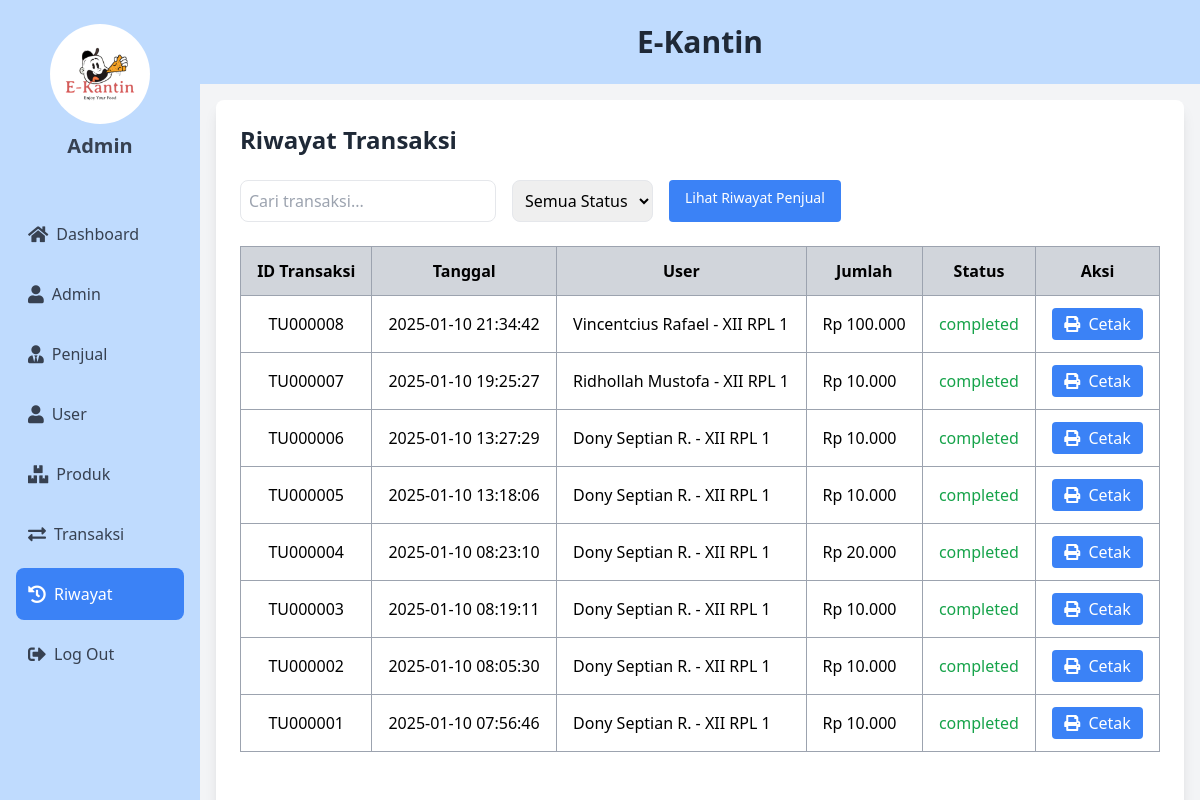
Before: /riwayat/riwayat.php (signed in) with the older database file.
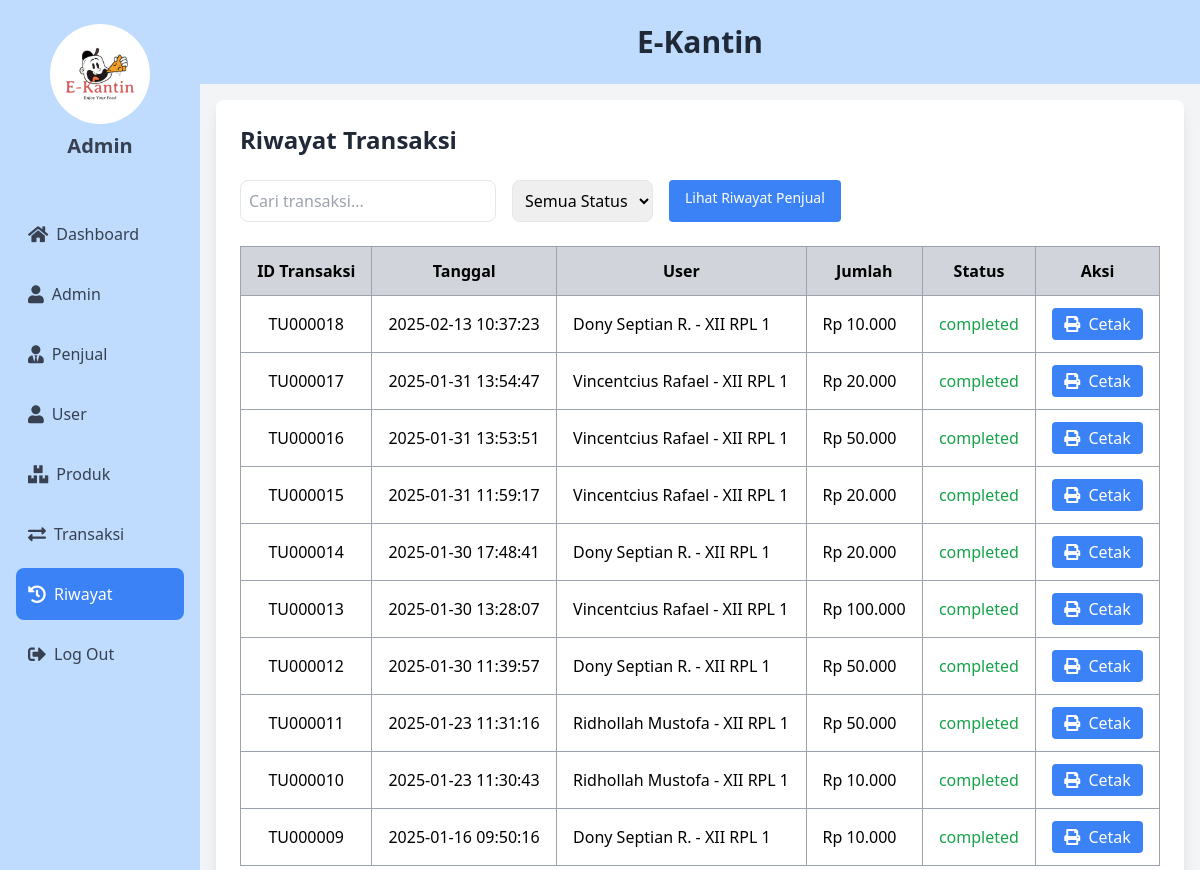
After: the same page with the newer database file.
### tables this page shows
CREATE TABLE `top_up` (
  `id_topup` int NOT NULL AUTO_INCREMENT,
  `id_user` int NOT NULL,
  `saldo` decimal(10,2) NOT NULL,
  `status` enum('pending','completed','failed') NOT NULL DEFAULT 'pending',
  `tanggal_transaksi` datetime NOT NULL DEFAULT CURRENT_TIMESTAMP,
  `total_harga` int NOT NULL,
  PRIMARY KEY (`id_topup`),
  KEY `transaksi_user_FK` (`id_user`),
  CONSTRAINT `transaksi_user_FK` FOREIGN KEY (`id_user`) REFERENCES `user` (`id_user`) ON DELETE CASCADE ON UPDATE CASCADE
);

CREATE TABLE `user` (
  `id_user` int NOT NULL AUTO_INCREMENT,
  `nama_user` varchar(100) NOT NULL,
  `username` varchar(100) NOT NULL,
  `email` varchar(100) NOT NULL,
  `role` varchar(100) NOT NULL,
  `saldo` decimal(10,2) NOT NULL DEFAULT '0.00',
  `password` varchar(100) NOT NULL,
  `tanggal_bergabung` timestamp NOT NULL DEFAULT CURRENT_TIMESTAMP,
  PRIMARY KEY (`id_user`)
);

### riwayat/riwayat.php (the view, shortened to what the changed rows need)
<?php
include '../config.php';
$hal = isset($_GET['hal']) ? (int)$_GET['hal'] : 1;
$batas = 10;
$mulai = ($hal - 1) * $batas;
$query = "SELECT t.*, u.nama_user
          FROM top_up t
          JOIN user u ON t.id_user = u.id_user
          ORDER BY t.tanggal_transaksi DESC
          LIMIT $mulai, $batas";
$result = mysqli_query($conn, $query);
?>
<!DOCTYPE html>
<html lang="en">
<head>
    <script src="https://cdn.tailwindcss.com"></script>
    <link href="https://cdnjs.cloudflare.com/ajax/libs/font-awesome/5.15.4/css/all.min.css" rel="stylesheet">
</head>
<body class="bg-gray-100">
    <div class="flex h-screen overflow-hidden">
        <div class="w-1/6 bg-blue-200">
            <div class="flex flex-col items-center py-6 px-4">
                <div class="flex flex-col items-center mb-6">
                    <h1 class="text-xl font-semibold text-gray-700">Admin</h1>
                </div><br>
            </div>
        </div>
        <div class="flex-1 flex flex-col overflow-hidden">
            <div class="bg-blue-200 text-center py-6 border-b-3 border-blue-400">
                <h1 class="text-3xl font-bold text-gray-800">E-Kantin</h1>
            </div>
            <div class="flex-1 p-4">
                <div class="bg-white rounded-lg shadow-lg p-6">
                    <h2 class="text-2xl font-bold mb-6 text-gray-800">Riwayat Transaksi</h2>
                    <div class="overflow-x-auto  h-[calc(100vh-250px)] overflow-y-auto custom-scrollbar">
                        <table class="min-w-full bg-white table-auto border-collapse">
                            <thead class="sticky-header">
                                <tr class="bg-gray-300 text-center">
                                    <th class="py-3 px-4 border border-gray-400">ID Transaksi</th>
                                    <th class="py-3 px-4 border border-gray-400">Tanggal</th>
                                    <th class="py-3 px-4 border border-gray-400">User</th>
                                    <th class="py-3 px-4 border border-gray-400">Jumlah</th>
                                    <th class="py-3 px-4 border border-gray-400">Status</th>
                                    <th class="py-3 px-4 border border-gray-400">Aksi</th>
                                </tr>
                            </thead>
                            <tbody>
                            <?php
                            while($row = mysqli_fetch_array($result)) {
                                $statusClass = $row['status'] == 'completed' ? 'text-green-600' :
                                             ($row['status'] == 'failed' ? 'text-red-600' : 'text-yellow-600');
                                echo "<tr class='border-b hover:bg-gray-50'>
                                        <td class='py-3 px-4 text-center border border-gray-400'>TU" . str_pad($row['id_topup'], 6, '0', STR_PAD_LEFT) . "</td>
                                        <td class='py-3 px-4 border border-gray-400'>{$row['tanggal_transaksi']}</td>
                                        <td class='py-3 px-4 border border-gray-400'>{$row['nama_user']}</td>
                                        <td class='py-3 px-4 border border-gray-400'>Rp " . number_format($row['saldo'],0,',','.') . "</td>
                                        <td class='py-3 px-4 border border-gray-400 {$statusClass}'>{$row['status']}</td>
                                        <td class='py-3 px-4 text-center border border-gray-400'>
                                            <button onclick='printReceipt(\"TU{$row['id_topup']}\", \"{$row['nama_user']}\", {$row['saldo']}, \"{$row['tanggal_transaksi']}\")'
                                                    class='bg-blue-500 text-white px-3 py-1 rounded hover:bg-blue-600 transition-colors'>
                                                <i class='fas fa-print mr-1'></i> Cetak
                                            </button>
                                        </td>
                                    </tr>";
                            }
                            ?>
                            </tbody>
                        </table>
                    </div>
                </div>
            </div>
        </div>
    </div>
</body>
</html>

Changed rows visible on the page:
no longer on this page (row unchanged): top_up: id_topup "000008", tanggal_transaksi "2025-01-10 21:34:42", id_user.nama_user "Vincentcius Rafael - XII RPL 1", saldo "100.000", status "completed"
no longer on this page (row unchanged): top_up: id_topup "000007", tanggal_transaksi "2025-01-10 19:25:27", id_user.nama_user "Ridhollah Mustofa - XII RPL 1", saldo "10.000", status "completed"
no longer on this page (row unchanged): top_up: id_topup "000006", tanggal_transaksi "2025-01-10 13:27:29", id_user.nama_user "Dony Septian R. - XII RPL 1", saldo "10.000", status "completed"
no longer on this page (row unchanged): top_up: id_topup "000005", tanggal_transaksi "2025-01-10 13:18:06", id_user.nama_user "Dony Septian R. - XII RPL 1", saldo "10.000", status "completed"
no longer on this page (row unchanged): top_up: id_topup "000004", tanggal_transaksi "2025-01-10 08:23:10", id_user.nama_user "Dony Septian R. - XII RPL 1", saldo "20.000", status "completed"
no longer on this page (row unchanged): top_up: id_topup "000003", tanggal_transaksi "2025-01-10 08:19:11", id_user.nama_user "Dony Septian R. - XII RPL 1", saldo "10.000", status "completed"
no longer on this page (row unchanged): top_up: id_topup "000002", tanggal_transaksi "2025-01-10 08:05:30", id_user.nama_user "Dony Septian R. - XII RPL 1", saldo "10.000", status "completed"
no longer on this page (row unchanged): top_up: id_topup "000001", tanggal_transaksi "2025-01-10 07:56:46", id_user.nama_user "Dony Septian R. - XII RPL 1", saldo "10.000", status "completed"
added top_up: id_topup "000018", tanggal_transaksi "2025-02-13 10:37:23", id_user.nama_user "Dony Septian R. - XII RPL 1", saldo "10.000", status "completed"
added top_up: id_topup "000017", tanggal_transaksi "2025-01-31 13:54:47", id_user.nama_user "Vincentcius Rafael - XII RPL 1", saldo "20.000", status "completed"
added top_up: id_topup "000016", tanggal_transaksi "2025-01-31 13:53:51", id_user.nama_user "Vincentcius Rafael - XII RPL 1", saldo "50.000", status "completed"
added top_up: id_topup "000015", tanggal_transaksi "2025-01-31 11:59:17", id_user.nama_user "Vincentcius Rafael - XII RPL 1", saldo "20.000", status "completed"
added top_up: id_topup "000014", tanggal_transaksi "2025-01-30 17:48:41", id_user.nama_user "Dony Septian R. - XII RPL 1", saldo "20.000", status "completed"
added top_up: id_topup "000013", tanggal_transaksi "2025-01-30 13:28:07", id_user.nama_user "Vincentcius Rafael - XII RPL 1", saldo "100.000", status "completed"
added top_up: id_topup "000012", tanggal_transaksi "2025-01-30 11:39:57", id_user.nama_user "Dony Septian R. - XII RPL 1", saldo "50.000", status "completed"
added top_up: id_topup "000011", tanggal_transaksi "2025-01-23 11:31:16", id_user.nama_user "Ridhollah Mustofa - XII RPL 1", saldo "50.000", status "completed"
added top_up: id_topup "000010", tanggal_transaksi "2025-01-23 11:30:43", id_user.nama_user "Ridhollah Mustofa - XII RPL 1", saldo "10.000", status "completed"
added top_up: id_topup "000009", tanggal_transaksi "2025-01-16 09:50:16", id_user.nama_user "Dony Septian R. - XII RPL 1", saldo "10.000", status "completed"
